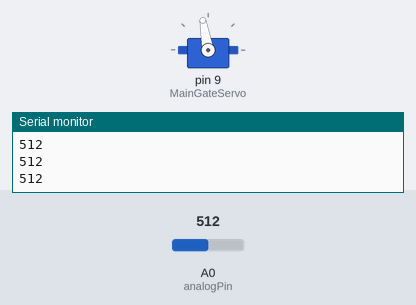
Bench run of a sketch on a simulated Arduino Uno, built with avr-gcc and run on an emulated ATmega328P. On the bench: servo, the last lines printed to the serial monitor. Inputs (shaded band) come from the test bench; at power-on: A0 (analogPin) = 512.

Above: at 1.2 s.
1.3 s: A0 (analogPin) set to 104
2.8 s: A0 (analogPin) set to 90
At 3.1 s:
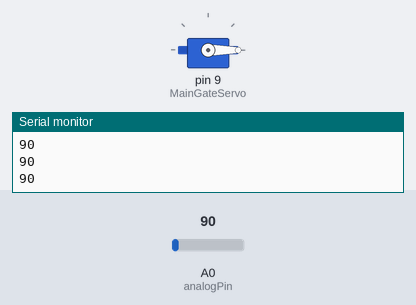
4.3 s: A0 (analogPin) set to 110
At 5.5 s:
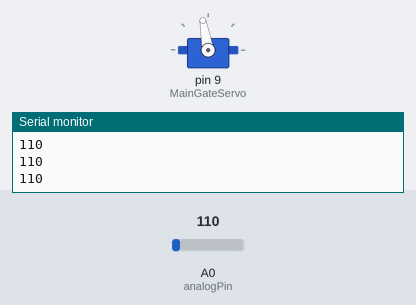
5.8 s: A0 (analogPin) set to 0
At 6.3 s:
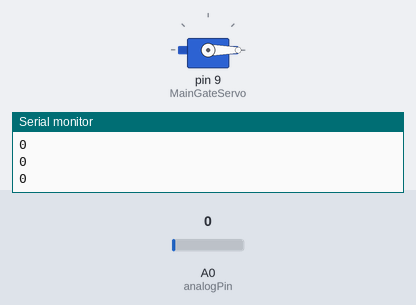
Timing chart, 0 to 8.3 s (numbered marks = the images above; inputs shaded):
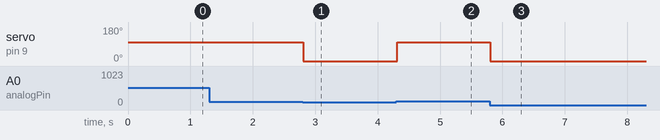

Measured:
- the behaviour switches between 100 and 99 on A0 (analogPin) (found by bisection; images 0 and 1)
- after the input at 2.8 s, servo on pin 9 (MainGateServo): 100° → 0° at once
- after the input at 4.3 s, servo on pin 9 (MainGateServo): 0° → 100° at once
- after the input at 5.8 s, servo on pin 9 (MainGateServo): 100° → 0° at once

The sketch:

Push_Button_Main_Door_Control.ino
```cpp
#include <Servo.h>
Servo MainGateServo;

int analogPin = A0;
int val = 0;

int DoorOpenPoint = 100;
int DoorClosePoint = 0;

void setup() {
  Serial.begin(9600);
  pinMode(analogPin, INPUT);

  MainGateServo.attach(9);  // attaches the servo on pin 9 to the servo object
  MainGateServo.write(DoorClosePoint);
}

void loop() {
  val = analogRead(analogPin);
  Serial.println(val);


  if(val >= 100){
    MainGateServo.write(DoorOpenPoint);
    delay(15);
  }


  else{
    MainGateServo.write(DoorClosePoint);
      delay(15);
  }

}
```
